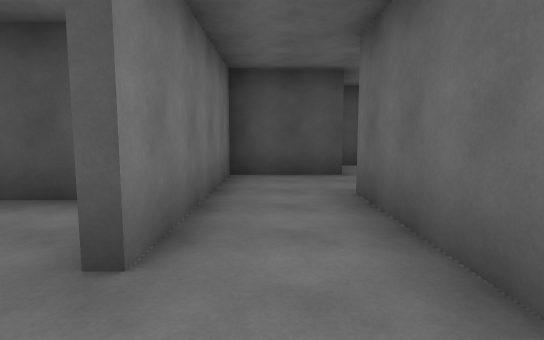
[1] (above)

24 first-person views from a walk through a 3-D level made in the Unity game engine. The camera is 1.5 m above the floor, tilts 6° down and sees 80° across. The floor is counted in squares, 2 m on a side. Each view is taken from the middle of a square. On the plan, view 1 faces up. The plan holds only what a view shows up to about 11 squares ahead; the rest is blank. The place goes on beyond the plan. The player character is not drawn. Surface patterns are stand-ins for the level's own textures.

[2]
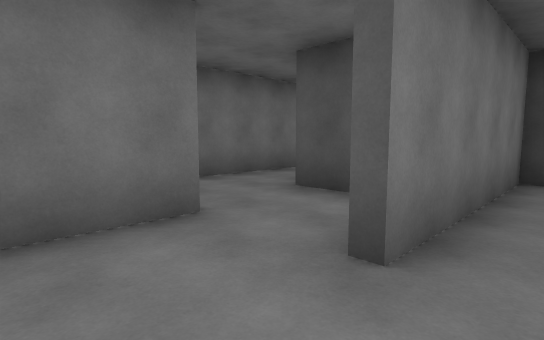

[3]
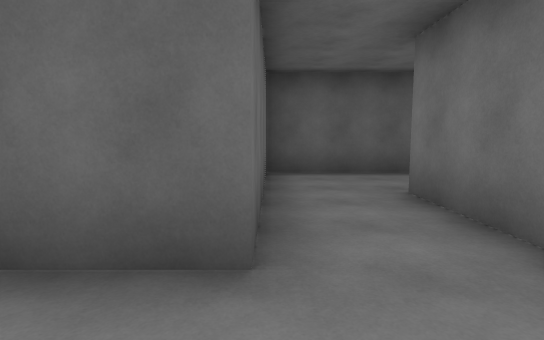

[4]
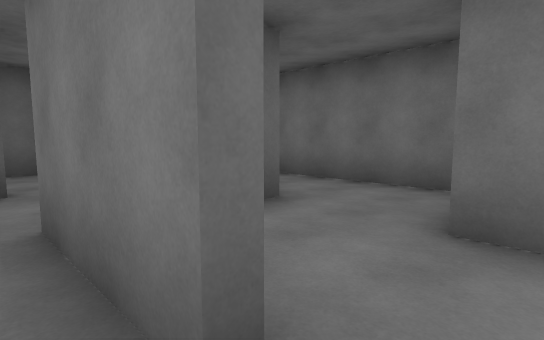

[5]
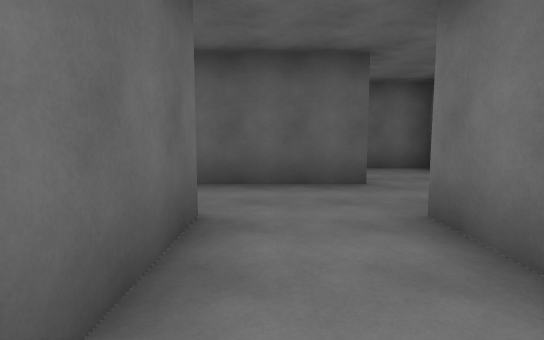

[6]
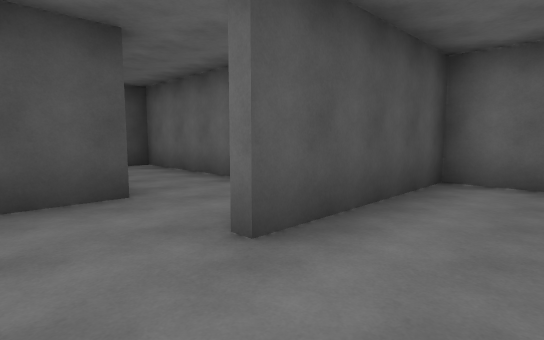

[7]
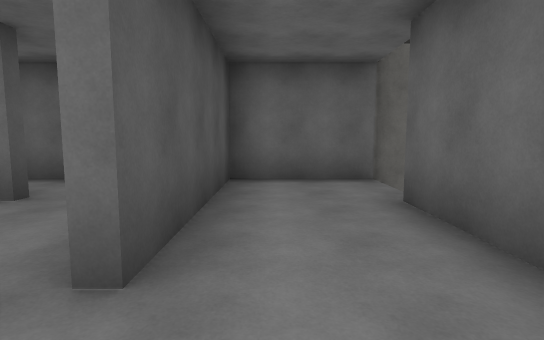

[8]
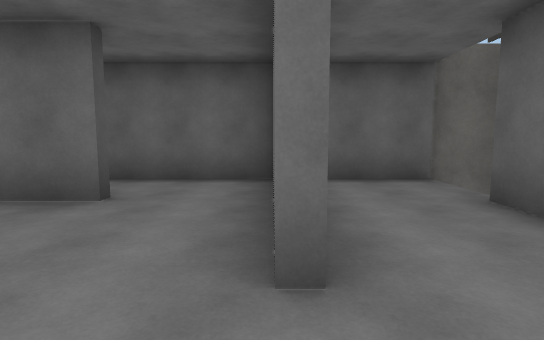

[9]
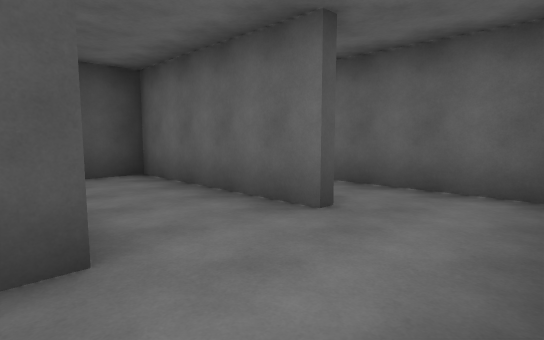

[10]
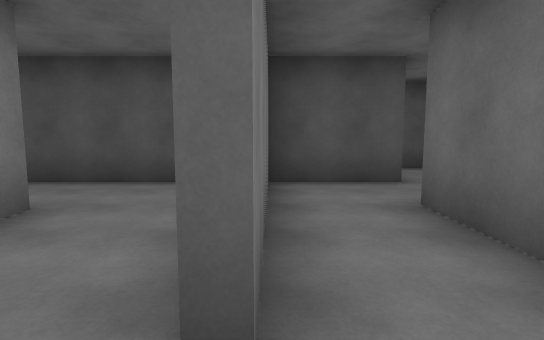

[11]
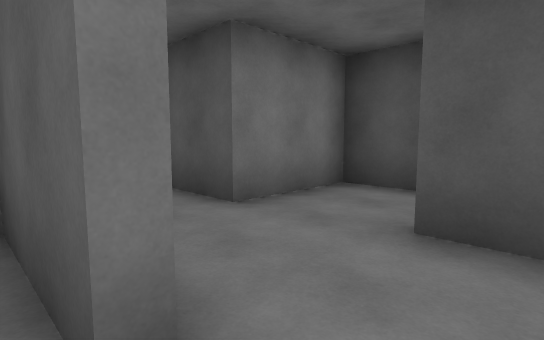

[12]
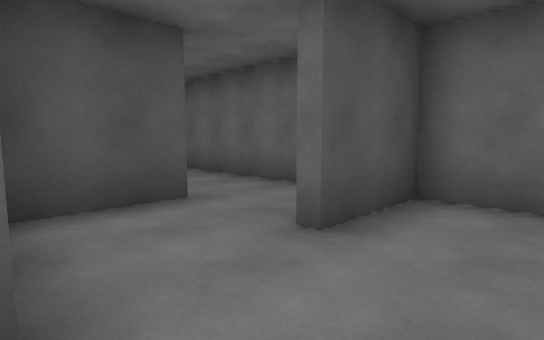

[13]
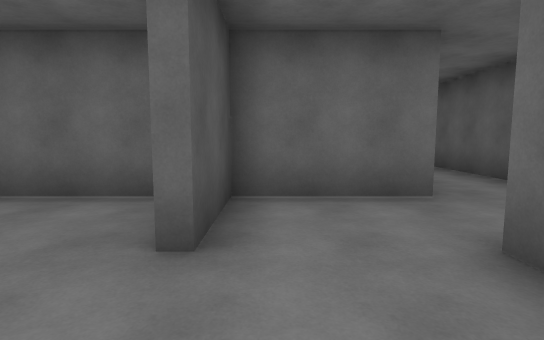

[14]
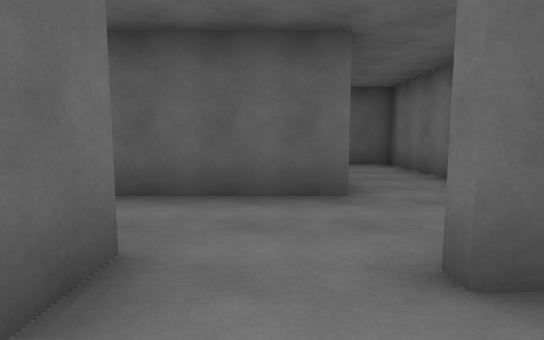

[15]
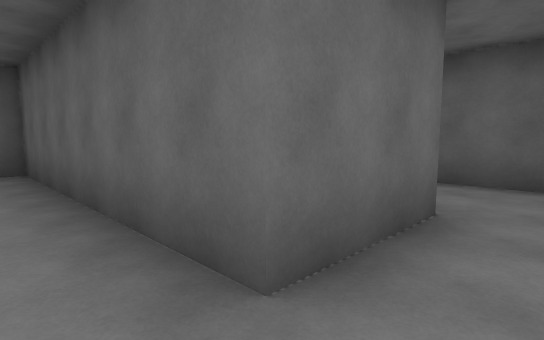

[16]
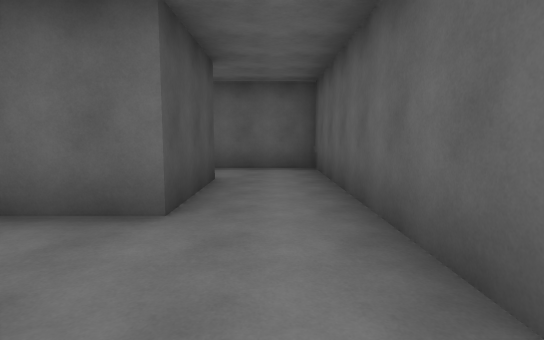

[17]
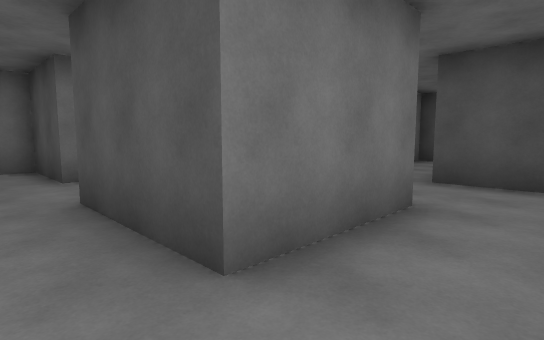

[18]
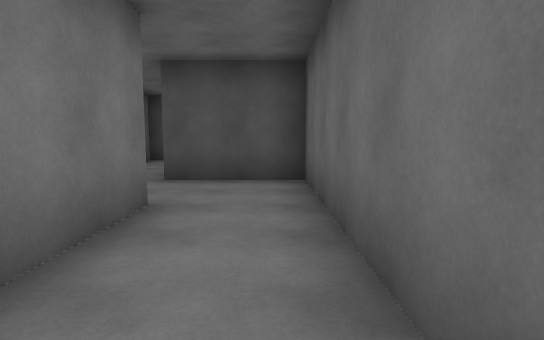

[19]
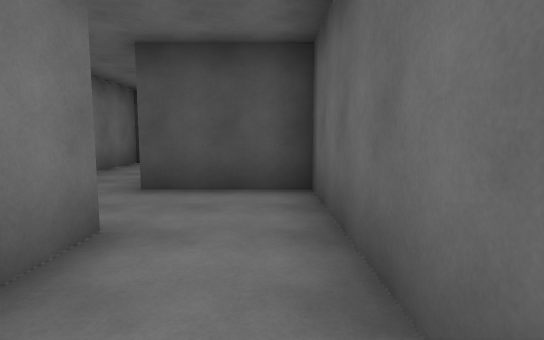

[20]
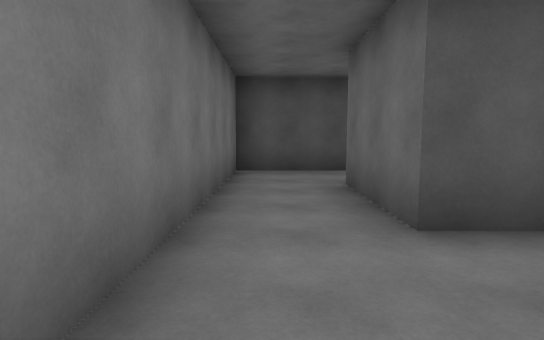

[21]
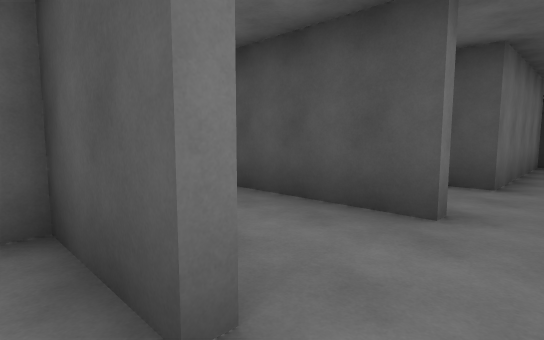

[22]
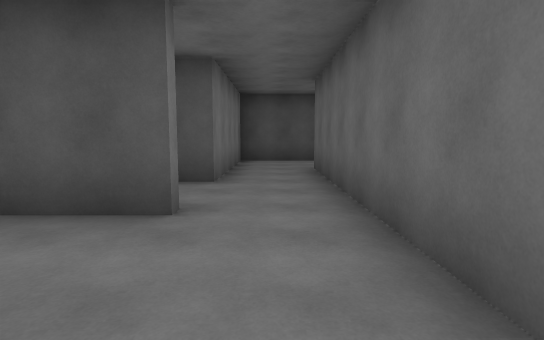

[23]
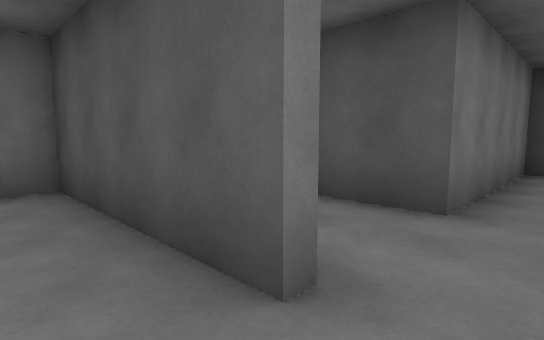

[24]
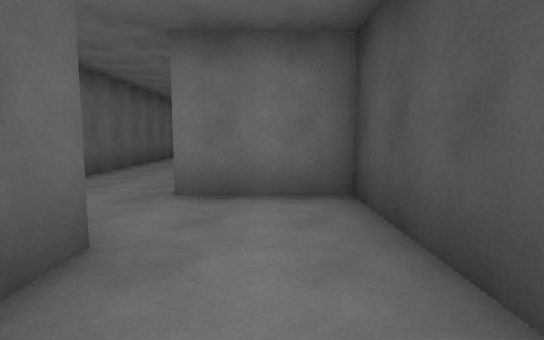

### Floor plan
Ten units are one square. View 1 is at (0, 0); x grows to the right and y downward. Boxes are objects, and circles mark ways between rooms. Rooms are numbered by the first view taken in them; rooms with no view inside come last. Other rooms are left out.
<svg viewBox="-35 -203 206 217">
<path fill="none" stroke="#000" d="M4 -63 -8 -63 -8 -16M-4 5 11 5 11 -42M14 -69 14 -63 4 -63M11 -42 26 -42M35 -83 18 -83M35 -64 35 -40 22 -40M57 -39 57 -83 35 -83M35 -20 62 -20M12 5 58 5M76 9 76 -17 35 -17M96 -65 101 -65M122 -85 100 -85M120 -94 120 -104M101 -105 81 -105 81 -83M120 -60 120 -85M76 -19 76 -65M59 -80 59 -39M81 -83 59 -83M100 -16 100 -40M79 -24 79 5M78 5 109 5M101 -63 79 -63M146 -86 146 -60 120 -60M100 -40 166 -40 166 -105 142 -105M142 -105 142 -131M146 -150 122 -150 122 -85M101 -130 59 -130 59 -108M78 -108 86 -108M120 -104 120 -134M120 -134 120 -176M124 -198 100 -198 100 -153 85 -153M-27 -18 -27 -1M-19 5 -4 5"/>
<circle cx="10" cy="-50" r="3" fill="#2a7"/>
<circle cx="-10" cy="-5" r="3" fill="#2a7"/>
<circle cx="30" cy="-70" r="3" fill="#2a7"/>
<circle cx="25" cy="-20" r="3" fill="#2a7"/>
<circle cx="60" cy="-30" r="3" fill="#2a7"/>
<circle cx="80" cy="-70" r="3" fill="#2a7"/>
<circle cx="110" cy="-60" r="3" fill="#2a7"/>
<circle cx="110" cy="-110" r="3" fill="#2a7"/>
<circle cx="100" cy="-50" r="3" fill="#2a7"/>
<circle cx="140" cy="-95" r="3" fill="#2a7"/>
<circle cx="110" cy="-130" r="3" fill="#2a7"/>
<text x="0" y="-30">1</text>
<text x="20" y="-60">2</text>
<text x="40" y="-50">3</text>
<text x="40" y="-10">4</text>
<text x="100" y="-80">5</text>
<text x="70" y="-50">6</text>
<text x="90" y="-20">7</text>
<text x="150" y="-70">8</text>
<text x="130" y="-110">9</text>
<text x="100" y="-120">10</text>
<text x="110" y="-160">11</text>
<text x="-20" y="-10">12</text>
</svg>
Room 1 opens to room 2. Room 1 opens to room 12. Room 2 opens to room 3. Room 3 opens to room 4. Room 3 opens to room 6. Room 5 opens to room 6. Room 5 opens to room 8. Room 5 opens to room 10. Room 7 opens to room 8. Room 8 opens to room 9. Room 10 opens to room 11.

Where each view was taken, in squares from view 1:
view 1: 0 up, 0 right, facing up
view 2: 0 up, 0 right, facing up-left
view 3: 6 up, 1 right, facing down
view 4: 7 up, 4 right, facing down-left
view 5: 7 up, 5 right, facing down
view 6: 0 up, 2 right, facing up-right
view 7: 1 up, 2 right, facing right
view 8: 2 up, 2 right, facing right
view 9: 2 up, 3 right, facing up-right
view 10: 3 up, 6 right, facing up
view 11: 6 up, 11 right, facing up-left
view 12: 7 up, 8 right, facing up-right
view 13: 8 up, 8 right, facing right
view 14: 8 up, 11 right, facing down
view 15: 5 up, 9 right, facing down-right
view 16: 5 up, 9 right, facing right
view 17: 5 up, 16 right, facing up-left
view 18: 5 up, 16 right, facing up
view 19: 6 up, 16 right, facing up
view 20: 8 up, 13 right, facing up
view 21: 10 up, 11 right, facing up-left
view 22: 10 up, 11 right, facing up
view 23: 12 up, 11 right, facing up-left
view 24: 12 up, 10 right, facing left
